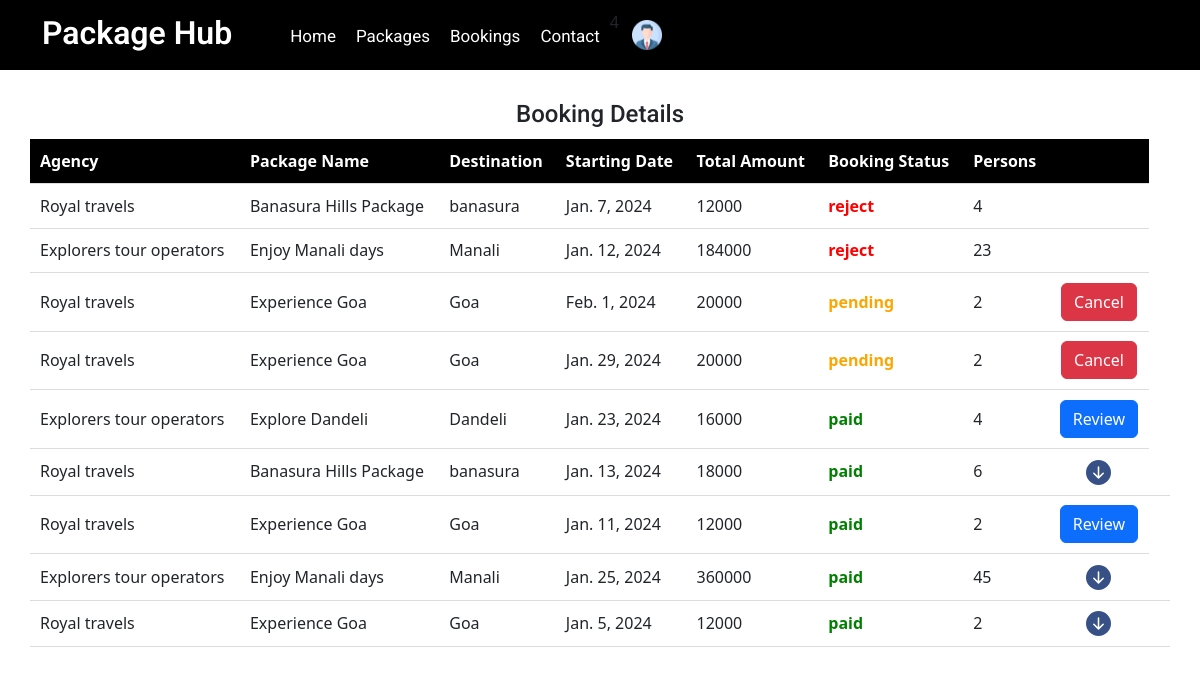
/userviewbookings (signed in), run on an earlier commit of the app's database.
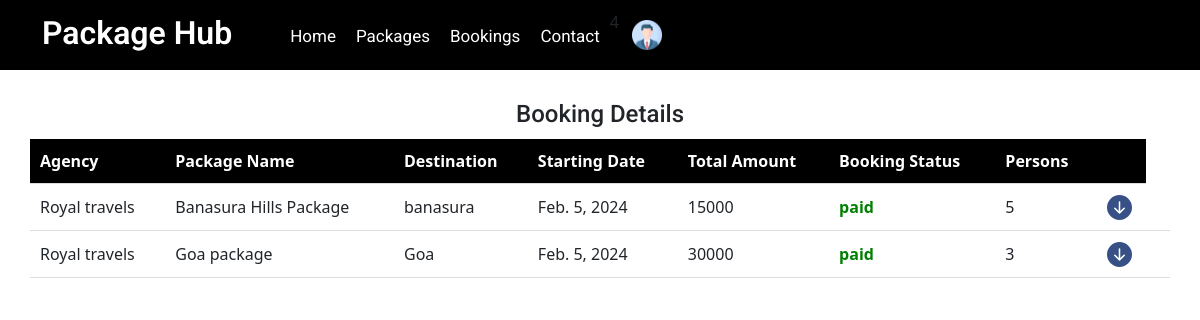
And on a later commit of the database.
### app/models.py (models this page shows, shortened)
class Booking(models.Model):
    booking_status = (
        ('booked', 'booked'),
        ('pending', 'pending'),
        ('reject', 'reject'),
    )
    user_id = models.ForeignKey(CustomUser, on_delete=models.CASCADE)
    package_id = models.ForeignKey(Package, on_delete=models.CASCADE)
    name = models.CharField(max_length=50)
    no_of_people = models.IntegerField()
    booking_date = models.DateField()
    date = models.DateTimeField(auto_now_add=True)
    HealthAssistant_id = models.ForeignKey(HealthAssistant, on_delete=models.CASCADE,null=True)
    status = models.CharField(choices=booking_status, default='pending', max_length=50)
    total_amount = models.IntegerField()
    rating = models.IntegerField(null=True, blank=True)
    review = models.CharField(max_length=200, null=True, blank=True)

class Package(models.Model):
    user_id = models.ForeignKey(CustomUser, on_delete=models.CASCADE)
    package_name = models.CharField(max_length=100)
    img1 = models.FileField(upload_to='package')
    img2 = models.FileField(upload_to='package')
    img3 = models.FileField(upload_to='package')
    price = models.IntegerField()
    no_of_days = models.IntegerField()
    no_of_night = models.IntegerField()
    source = models.CharField(max_length=50)
    destination = models.CharField(max_length=50)
    description = models.CharField(max_length=200)

class CustomUser(AbstractUser):
    register_status = (
        ('approve', 'approve'),
        ('pending', 'pending'),
        ('reject', 'reject'),
    )
    phone_number = models.CharField(max_length=10)
    user_type = models.CharField(max_length=100)
    status = models.CharField(choices=register_status, default='pending', max_length=50)
    agencyName=models.CharField(max_length=20, default='{Package name}')

### app/views.py (the view)
# urls.py: path('userviewbookings', views.userviewbookings, name="userviewbookings"),
@cache_control(no_cache=True, must_revalidate=True, no_store=True)
@login_required(login_url=Login)
def userviewbookings(request):
    User = CustomUser.objects.get(id=request.user.id)
    bookings_data = Booking.objects.filter(user_id=User).order_by('-status','-date')
    return render(request, 'User/Booking.html', {'bookings_data':bookings_data, 'User':User})

### template/User/Booking.html (shortened to what the changed rows need)
<!doctype html>
<html lang="en">
  <head>
    {% load static %}
    <link rel="stylesheet" href="{% static 'css/style-starter.css' %}">
    <link rel="stylesheet" href="https://cdnjs.cloudflare.com/ajax/libs/font-awesome/4.7.0/css/font-awesome.min.css">
  <link href="https://cdn.jsdelivr.net/npm/bootstrap@5.3.2/dist/css/bootstrap.min.css" rel="stylesheet"
>
  </head>
<body id="home">
<section class=" w3l-header-4 header-sticky">
	<header id="site-header" class="fixed-top">
		<div class="container">
			<nav class="navbar navbar-expand-lg navbar-dark stroke">
				<h1><a class="navbar-brand" href="{% url 'userHome' %}">
					</span>Package hub
				</a></h1>
				</div>
	  </header>
</section>
  <section>
    <table style="width: 95%;">
      <tr>
        <th>Agency</th>
        <th>Package Name</th>
        <th>Destination</th>
        <th>Starting Date</th>
        <th>Total Amount</th>
        <th>Booking Status</th>
        <th>Persons</th>
        <th></th>
      </tr>
      {% for booking in bookings_data %}
      <tr>
        <td>{{ booking.package_id.user_id.agencyName }}</td>
        <td>{{ booking.package_id.package_name }}</td>
        <td>{{ booking.package_id.destination }}</td>
        <td>{{ booking.booking_date }}</td>
        <td>{{ booking.total_amount }}</td>
        <td style="font-weight: bold;{% if booking.status == 'pending' %}color: orange;{% elif booking.status == 'approved' %}color: blue;{% elif booking.status == 'reject' %}color: red;{% elif booking.status == 'paid' %}color: green;{% endif %}">
          {{ booking.status }}
        </td>
        <td >{{ booking.no_of_people }}</td>
        <td style="text-align: center;">
          {% if booking.review %}
            <svg style="color: #375085;"  data-bs-toggle="collapse" data-bs-target="#bookingDetails{{ booking.id }}" aria-expanded="false" aria-controls="bookingDetails{{ booking.id }}" xmlns="http://www.w3.org/2000/svg" width="25" height="25" fill="currentColor" class="bi bi-arrow-down-circle-fill" viewBox="0 0 16 16">
              <path d="M16 8A8 8 0 1 1 0 8a8 8 0 0 1 16 0M8.5 4.5a.5.5 0 0 0-1 0v5.793L5.354 8.146a.5.5 0 1 0-.708.708l3 3a.5.5 0 0 0 .708 0l3-3a.5.5 0 0 0-.708-.708L8.5 10.293z"/>
            </svg>
        </td>
        <td>
          {% else %}
          {% if booking.status == "pending"  %}
          <form action="{% url 'cancel_booking' booking.id %}" method="post">
            <button type="button" class="btn btn-danger{% if booking.status == 'approved' %} d-none{% endif %}" data-bs-toggle="modal" data-bs-target="#cancelBooking">
              Cancel
            </button>
          </form>
          {% endif %}
          {% if booking.status == "approved" %}
          <div class="d-flex" style="gap: 20px;">
          <form action="{% url 'cancel_booking' booking.id %}" method="post">
            {% csrf_token %}
            <button type="button" class="btn btn-danger" data-bs-toggle="modal" data-bs-target="#cancelBooking">
              Cancel
            </button>
            <div class="modal fade" id="cancelBooking" data-bs-backdrop="static" data-bs-keyboard="false" tabindex="-1"
              aria-labelledby="staticBackdropLabel" aria-hidden="true">
              <div class="modal-dialog modal-dialog-centered">
                <div class="modal-content">
                  <div class="modal-body">
                    <h2 style="text-align: center;">Are you sure?</h2>
                  </div>
                  <div class="modal-footer">
                  <button type="submit" class="btn btn-primary">Yes</button>
                  <button type="button" class="btn btn-primary"  data-bs-dismiss="modal">No</button>
                  </div>
                </div>
              </div>
            </div>
          </form>
          <a href="{% url 'payments' id=booking.id %}"><button type="button"  class="btn btn-success"  data-bs-target="#staticBackdrop">
            Payment
          </button></a>
        </div>
          {% elif booking.status == "paid" %}
          <button type="button" class="btn btn-primary" data-bs-toggle="modal" data-bs-target="#staticBackdrop">
            Review
          </button>
          {% endif %}
          {% endif %}
          </td>
      </tr>
      {% endfor %}
    </table>
  </section>
</body>
</html>

What changed in the data, as far as the page shows it:
removed Booking: package_id.user_id.agencyName "Royal travels", package_id.package_name "Banasura Hills Package", package_id.destination "banasura", booking_date "Jan. 7, 2024", total_amount "12000", status "reject", no_of_people "4"
removed Booking: package_id.user_id.agencyName "Explorers tour operators", package_id.package_name "Enjoy Manali days", package_id.destination "Manali", booking_date "Jan. 12, 2024", total_amount "184000", status "reject", no_of_people "23"
removed Booking: package_id.user_id.agencyName "Royal travels", package_id.package_name "Experience Goa", package_id.destination "Goa", booking_date "Feb. 1, 2024", total_amount "20000", status "pending", no_of_people "2", shows "Cancel"
removed Booking: package_id.user_id.agencyName "Royal travels", package_id.package_name "Experience Goa", package_id.destination "Goa", booking_date "Jan. 29, 2024", total_amount "20000", status "pending", no_of_people "2", shows "Cancel"
removed Booking: package_id.user_id.agencyName "Explorers tour operators", package_id.package_name "Explore Dandeli", package_id.destination "Dandeli", booking_date "Jan. 23, 2024", total_amount "16000", status "paid", no_of_people "4", review "Review"
removed Booking: package_id.user_id.agencyName "Royal travels", package_id.package_name "Banasura Hills Package", package_id.destination "banasura", booking_date "Jan. 13, 2024", total_amount "18000", status "paid", no_of_people "6"
removed Booking: package_id.user_id.agencyName "Royal travels", package_id.package_name "Experience Goa", package_id.destination "Goa", booking_date "Jan. 11, 2024", total_amount "12000", status "paid", no_of_people "2", shows "Review"
removed Booking: package_id.user_id.agencyName "Explorers tour operators", package_id.package_name "Enjoy Manali days", package_id.destination "Manali", booking_date "Jan. 25, 2024", total_amount "360000", status "paid", no_of_people "45"
removed Booking: package_id.user_id.agencyName "Royal travels", package_id.package_name "Experience Goa", package_id.destination "Goa", booking_date "Jan. 5, 2024", total_amount "12000", status "paid", no_of_people "2"
added Booking: package_id.user_id.agencyName "Royal travels", package_id.package_name "Banasura Hills Package", package_id.destination "banasura", booking_date "Feb. 5, 2024", total_amount "15000", status "paid", no_of_people "5"
added Booking: package_id.user_id.agencyName "Royal travels", package_id.package_name "Goa package", package_id.destination "Goa", booking_date "Feb. 5, 2024", total_amount "30000", status "paid", no_of_people "3"
